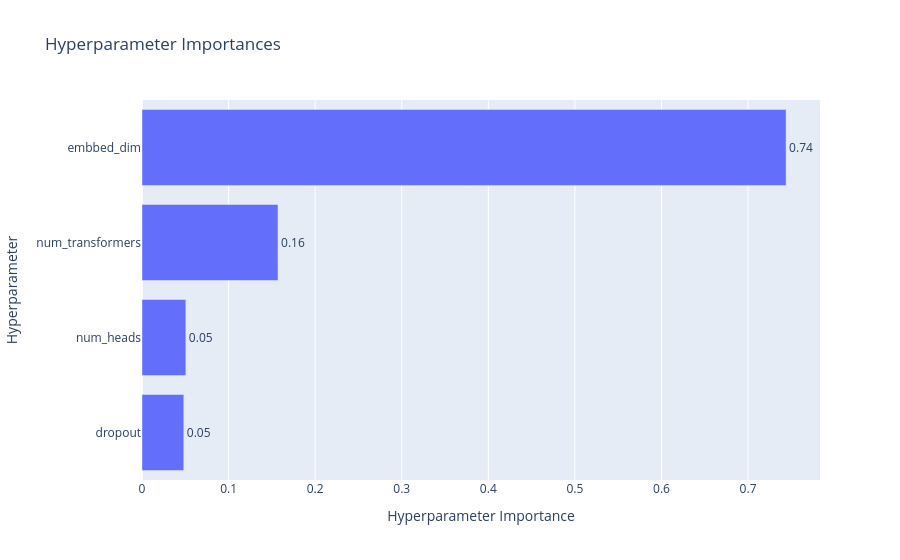

The code cell stored with this chart in its notebook:
### Code cell
optuna.visualization.plot_param_importances(
    structure_study, target=lambda t: t.values[0], target_name="flops"
)

### Figure 1 — Plotly figure (JSON) as saved in the notebook; plotly's stock layout.template omitted (floating-point values rounded to 4 significant figures)
{"data": [{"cliponaxis": false, "hovertemplate": ["dropout (CategoricalDistribution): 0.04830017204549868<extra></extra>", "num_heads (CategoricalDistribution): 0.05066358689172409<extra></extra>", "num_transformers (IntDistribution): 0.1570990710383695<extra></extra>", "embbed_dim (CategoricalDistribution): 0.7439371700244078<extra></extra>"], "name": "flops", "orientation": "h", "text": ["0.05", "0.05", "0.16", "0.74"], "textposition": "outside", "type": "bar", "x": [0.0483, 0.05066, 0.1571, 0.7439], "y": ["dropout", "num_heads", "num_transformers", "embbed_dim"]}], "layout": {"title": {"text": "Hyperparameter Importances"}, "xaxis": {"title": {"text": "Hyperparameter Importance"}}, "yaxis": {"title": {"text": "Hyperparameter"}}}}
